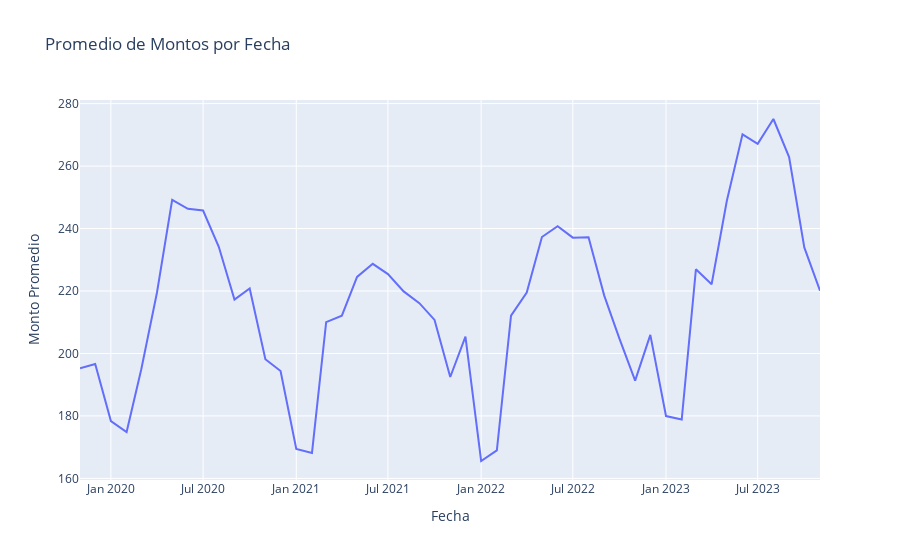

Notebook source saved alongside this figure:
### Code cell
fig = px.line(df_avg, x='date', y='amount', title='Promedio de Montos por Fecha', labels={'date': 'Fecha', 'amount': 'Monto Promedio'})

# Mostrar la gráfica
fig.show()

### Figure 1 — Plotly figure (JSON) as saved in the notebook; plotly's stock layout.template omitted (floating-point values rounded to 4 significant figures)
{"data": [{"hovertemplate": "Fecha=%{x}<br>Monto Promedio=%{y}<extra></extra>", "legendgroup": "", "line": {"color": "#636efa", "dash": "solid"}, "marker": {"symbol": "circle"}, "mode": "lines", "name": "", "orientation": "v", "showlegend": false, "type": "scatter", "x": ["2019-11-01T00:00:00", "2019-12-01T00:00:00", "2020-01-01T00:00:00", "2020-02-01T00:00:00", "2020-03-01T00:00:00", "2020-04-01T00:00:00", "2020-05-01T00:00:00", "2020-06-01T00:00:00", "2020-07-01T00:00:00", "2020-08-01T00:00:00", "2020-09-01T00:00:00", "2020-10-01T00:00:00", "2020-11-01T00:00:00", "2020-12-01T00:00:00", "2021-01-01T00:00:00", "2021-02-01T00:00:00", "2021-03-01T00:00:00", "2021-04-01T00:00:00", "2021-05-01T00:00:00", "2021-06-01T00:00:00", "2021-07-01T00:00:00", "2021-08-01T00:00:00", "2021-09-01T00:00:00", "2021-10-01T00:00:00", "2021-11-01T00:00:00", "2021-12-01T00:00:00", "2022-01-01T00:00:00", "2022-02-01T00:00:00", "2022-03-01T00:00:00", "2022-04-01T00:00:00", "2022-05-01T00:00:00", "2022-06-01T00:00:00", "2022-07-01T00:00:00", "2022-08-01T00:00:00", "2022-09-01T00:00:00", "2022-10-01T00:00:00", "2022-11-01T00:00:00", "2022-12-01T00:00:00", "2023-01-01T00:00:00", "2023-02-01T00:00:00", "2023-03-01T00:00:00", "2023-04-01T00:00:00", "2023-05-01T00:00:00", "2023-06-01T00:00:00", "2023-07-01T00:00:00", "2023-08-01T00:00:00", "2023-09-01T00:00:00", "2023-10-01T00:00:00", "2023-11-01T00:00:00"], "xaxis": "x", "y": [195.2, 196.6, 178.3, 174.8, 195.0, 219.5, 249.2, 246.3, 245.8, 234.2, 217.2, 220.8, 198.1, 194.4, 169.4, 168.1, 210.0, 212.1, 224.5, 228.7, 225.4, 219.9, 216.1, 210.7, 192.5, 205.4, 165.6, 169.0, 212.1, 219.5, 237.3, 240.7, 237.1, 237.2, 218.5, 204.7, 191.3, 205.9, 180.0, 178.9, 226.9, 222.2, 248.8, 270.2, 267.1, 275.1, 262.9, 234.0, 220.1], "yaxis": "y"}], "layout": {"autosize": true, "legend": {"tracegroupgap": 0}, "title": {"text": "Promedio de Montos por Fecha"}, "xaxis": {"anchor": "y", "autorange": true, "domain": [0, 1], "range": ["2019-11-01", "2023-11-01"], "title": {"text": "Fecha"}, "type": "date"}, "yaxis": {"anchor": "x", "autorange": true, "domain": [0, 1], "range": [159.5, 281.2], "title": {"text": "Monto Promedio"}, "type": "linear"}}}
